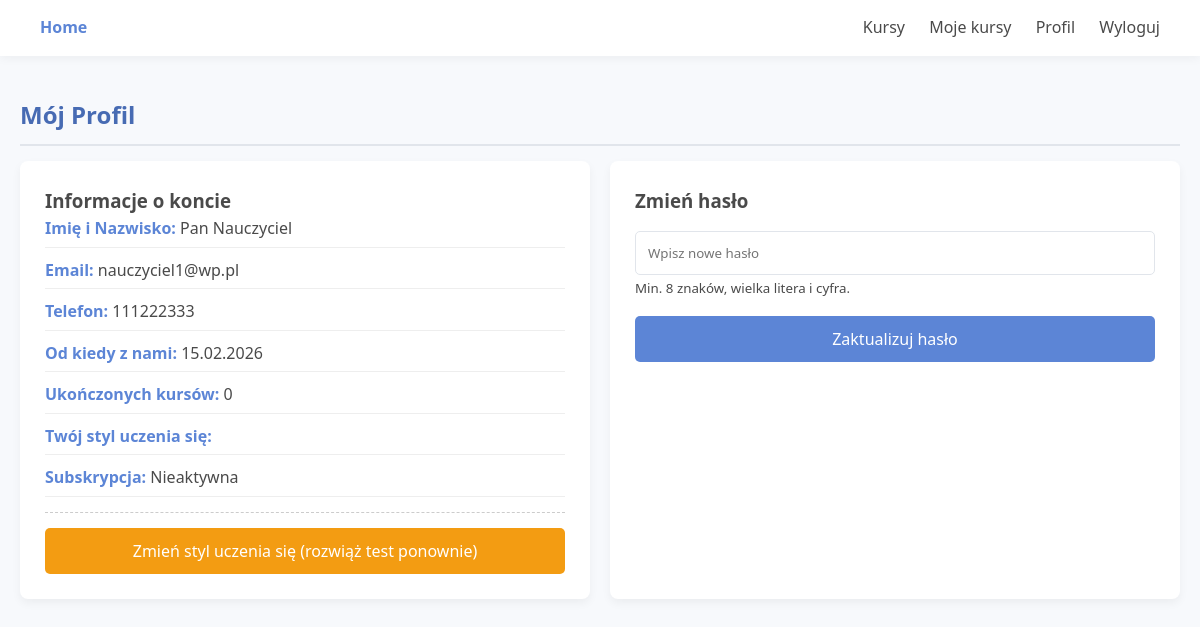
The page /profil.php (signed in) on the database its author committed.
### tables this page shows
CREATE TABLE `uzytkownicy` (
  `id` int(11) NOT NULL,
  `imie` varchar(50) NOT NULL,
  `nazwisko` varchar(50) NOT NULL,
  `telefon` varchar(15) NOT NULL,
  `email` varchar(100) NOT NULL,
  `haslo` varchar(255) NOT NULL,
  `funkcja` enum('uczen','nauczyciel','moderator') DEFAULT 'uczen',
  `styl_uczenia` enum('wzrokowiec','sluchowiec','kinestetyk') DEFAULT NULL,
  `data_dolaczenia` timestamp NOT NULL DEFAULT current_timestamp(),
  `subskrypcja_aktywna` tinyint(1) DEFAULT 0
);

### profil.php (the view, shortened to what this page needs)
<?php
require_once 'includes/db.php';
$user_id = $_SESSION['user_id'];
$stmt = $pdo->prepare("SELECT * FROM uzytkownicy WHERE id = ?");
$stmt->execute([$user_id]);
$user = $stmt->fetch();
$stmtUkonczone = $pdo->prepare("SELECT COUNT(*) as ilosc FROM zapisy WHERE id_ucznia = ? AND status = 'ukonczony'");
$stmtUkonczone->execute([$user_id]);
$ukonczone = $stmtUkonczone->fetch()['ilosc'];
?>
<!DOCTYPE html>
<html lang="pl">
<head>
    <link rel="stylesheet" href="css/style.css">
</head>
<body>
    <?php include 'includes/navbar.php'; ?>
    <div class="container">
        <h2 class="section-title">Mój Profil</h2>
        <div class="profile-grid">
            <div class="profile-card profile-info">
                <h3>Informacje o koncie</h3>
                <p><strong>Imię i Nazwisko:</strong> <?php echo htmlspecialchars($user['imie'] . ' ' . $user['nazwisko']); ?></p>
                <p><strong>Email:</strong> <?php echo htmlspecialchars($user['email']); ?></p>
                <p><strong>Telefon:</strong> <?php echo htmlspecialchars($user['telefon']); ?></p>
                <p><strong>Od kiedy z nami:</strong> <?php echo date("d.m.Y", strtotime($user['data_dolaczenia'])); ?></p>
                <p><strong>Ukończonych kursów:</strong> <?php echo $ukonczone; ?></p>
                <p><strong>Twój styl uczenia się:</strong> <span style="text-transform: capitalize; font-weight: bold; color: var(--success-color);"><?php echo htmlspecialchars($user['styl_uczenia']); ?></span></p>
                <p><strong>Subskrypcja:</strong> <?php echo $user['subskrypcja_aktywna'] ? 'Aktywna' : 'Nieaktywna'; ?></p>
                <form method="POST" class="action-form">
                    <button type="submit" name="zmien_styl" class="btn" style="background-color: #f39c12;">Zmień styl uczenia się (rozwiąż test ponownie)</button>
                </form>
            </div>
            <div class="profile-card">
                <h3>Zmień hasło</h3>
                <form method="POST" style="margin-top: 15px;">
                    <div class="form-group">
                        <input type="password" name="nowe_haslo" placeholder="Wpisz nowe hasło" required>
                        <small>Min. 8 znaków, wielka litera i cyfra.</small>
                    </div>
                    <button type="submit" name="zmien_haslo" class="btn">Zaktualizuj hasło</button>
                </form>
            </div>
        </div>
    </div>
</body>
</html>

### css/style.css (style rules this page uses)
:root { --bg-color: #f7f9fc; --text-color: #4a4a4a; --primary-color: #5c85d6; --primary-hover: #476bb3; --nav-bg: #ffffff; --card-bg: #ffffff; --border-color: #e1e5eb; --success-color: #66cc99; --danger-color: #e67373; }
* { box-sizing: border-box; margin: 0; padding: 0; font-family: 'Segoe UI', Tahoma, Geneva, Verdana, sans-serif; }
body { background-color: var(--bg-color); color: var(--text-color); line-height: 1.6; }
.container { max-width: 1200px; margin: 40px auto; padding: 0 20px; }
.form-group { margin-bottom: 15px; }
.form-group input { width: 100%; padding: 12px; border: 1px solid var(--border-color); border-radius: 5px; outline: none; transition: border-color 0.3s; }
.btn { display: inline-block; width: 100%; padding: 12px; background-color: var(--primary-color); color: white; border: none; border-radius: 5px; cursor: pointer; font-size: 16px; transition: background-color 0.3s; text-align: center; text-decoration: none; }
.section-title { margin: 30px 0 15px 0; color: var(--primary-hover); border-bottom: 2px solid var(--border-color); padding-bottom: 10px; }

### profil.php (style rules this page uses)
.profile-grid { display: grid; grid-template-columns: 1fr 1fr; gap: 20px; }
.profile-card { background: white; padding: 25px; border-radius: 8px; box-shadow: 0 4px 10px rgba(0,0,0,0.05); }
.profile-info p { font-size: 16px; margin-bottom: 10px; border-bottom: 1px solid #eee; padding-bottom: 5px; }
.profile-info strong { color: var(--primary-color); }
.action-form { margin-top: 15px; padding-top: 15px; border-top: 1px dashed #ccc; }

### rows shown on the page
uzytkownicy: imie+nazwisko "Pan Nauczyciel", email "nauczyciel1@wp.pl", telefon "111222333", data_dolaczenia "15.02.2026"

### other values the page prints
$ukonczone "0"
